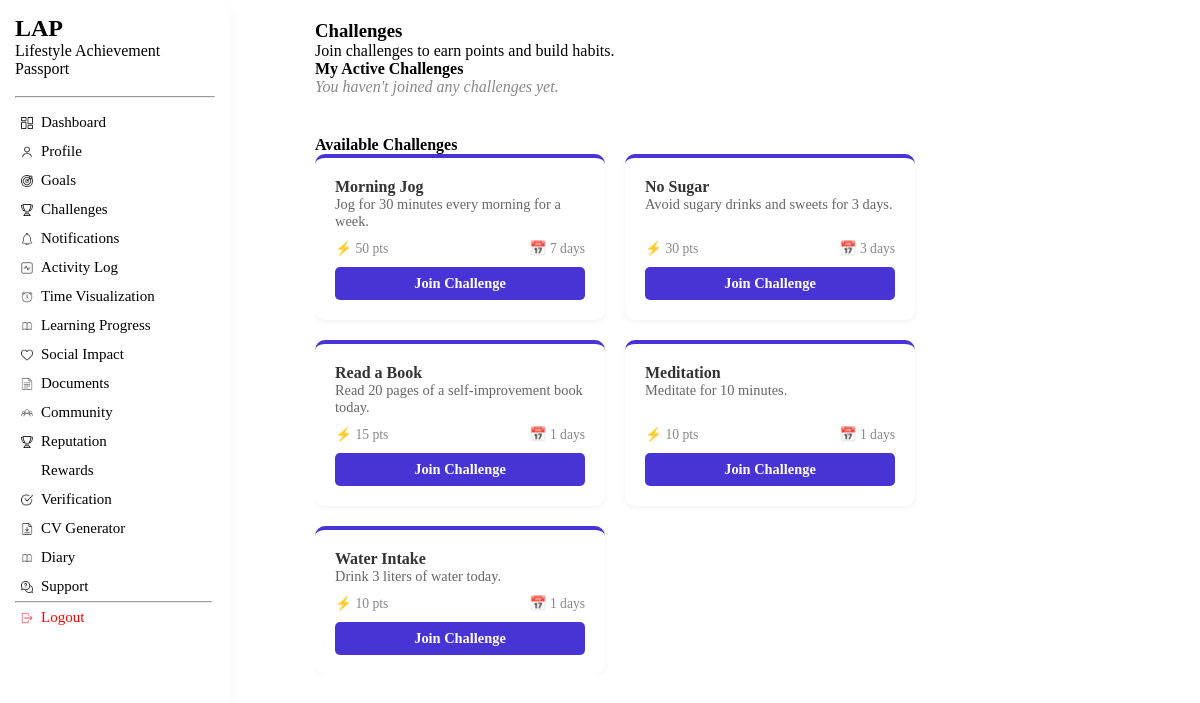
Screenshot of /views/challenges.php (signed in) with the database file from the repository.
### tables this page shows
CREATE TABLE `challenges` (
  `id` int(11) NOT NULL AUTO_INCREMENT,
  `title` varchar(255) NOT NULL,
  `description` text DEFAULT NULL,
  `points_reward` int(11) NOT NULL DEFAULT 10,
  `duration_days` int(11) NOT NULL DEFAULT 1,
  `created_at` timestamp NOT NULL DEFAULT current_timestamp(),
  PRIMARY KEY (`id`)
);

### models/userModel.php (called while the page is built, shortened)
<?php
function getUserInfo($email)
{
    $con = getConnection();
    $sql = "select * from users where email='{$email}'";
    $result = mysqli_query($con, $sql);
    $user = mysqli_fetch_assoc($result);
    return $user;
}
?>

### models/challengeModel.php (called while the page is built, shortened)
<?php
function getAvailableChallenges($userId)
{
    $con = getConnection();
    $sql = "SELECT * FROM challenges WHERE id NOT IN (SELECT challenge_id FROM user_challenges WHERE user_id='$userId' AND status='Joined')";
    $result = mysqli_query($con, $sql);
    $challenges = [];
    while ($row = mysqli_fetch_assoc($result)) {
        $challenges[] = $row;
    }
    return $challenges;
}

### views/challenges.php (the view, shortened to what this page needs)
<?php
require_once('../models/userModel.php');
require_once('../models/challengeModel.php');
$email = $_SESSION['email'];
$user = getUserInfo($email);
$userId = $user['id'];
$activeChallenges = getUserChallenges($userId);
$availableChallenges = getAvailableChallenges($userId);
?>
<!DOCTYPE html>
<html lang="en">
<head>
    <link rel="stylesheet" href="../assets/css/style.css" />
    <link rel="stylesheet" href="../assets/css/menuStyle.css" />
    <link rel="stylesheet" href="../assets/css/challenges.css" />
</head>
<body>
    <div class="flex">
        <div class="menubar">
            <?php require_once "menubar.php"; ?>
        </div>
        <div class="container">
            <div style="width: 800px;">
                <h3>Challenges</h3>
                <p>Join challenges to earn points and build habits.</p>
                <div class="challenge-section">
                    <h4>My Active Challenges</h4>
                    <?php if (empty($activeChallenges)): ?>
                        <p style="color:#888; font-style:italic;">You haven't joined any challenges yet.</p>
                    <?php endif; ?>
                </div>
                <div class="challenge-section">
                    <h4>Available Challenges</h4>
                    <div class="challenge-grid">
                        <?php foreach ($availableChallenges as $c): ?>
                            <div class="challenge-card">
                                <div>
                                    <h4><?= htmlspecialchars($c['title']) ?></h4>
                                    <p><?= htmlspecialchars($c['description']) ?></p>
                                </div>
                                <div>
                                    <div class="challenge-meta">
                                        <span>⚡ <?= $c['points_reward'] ?> pts</span>
                                        <span>📅 <?= $c['duration_days'] ?> days</span>
                                    </div>
                                    <a href="../controllers/challengeController.php?join=<?= $c['id'] ?>"
                                        class="challenge-btn btn-join"
                                        onclick="handleChallengeAction(event, this.href, 'join')">Join Challenge</a>
                                </div>
                            </div>
                        <?php endforeach; ?>
                    </div>
                </div>
            </div>
        </div>
    </div>
</body>
</html>

### views/menubar.php (shortened to what this page needs)
<nav class="sidebar">
  <h1>LAP</h1>
  <p>Lifestyle Achievement <br />Passport</p>
  <br />
  <hr />
  <div class="mentuItems">
    <a href="../views/personalized_dashboard.php"><img src="../assets/menuImages/dashboard.png" alt=""
        class="icons" />Dashboard</a>
    <a href="../views/profilemanagement.php"><img src="../assets/menuImages/user.png" alt="" class="icons" />Profile</a>
    <a href="../views/goals.php"><img src="../assets/menuImages/goal.png" alt="" class="icons" />Goals</a>
    <a href="../views/challenges.php"><img src="../assets/menuImages/trophy.png" alt="" class="icons" />Challenges</a>
    <a href="../views/notifications.php">
      <img src="../assets/menuImages/notification.png" alt="" class="icons" />
      Notifications
    </a>
    <a href="../views/activity_log.php"><img src="../assets/menuImages/activity.png" alt="" class="icons" />Activity
      Log</a>
    <a href="../views/time_visualization.php"><img src="../assets/menuImages/time.png" alt="" class="icons" />Time
      Visualization</a>
    <a href="../views/learning_progress.php"><img src="../assets/menuImages/book.png" alt="" class="icons" />Learning
      Progress</a>
    <a href="../views/social_impact.php"><img src="../assets/menuImages/heart.png" alt="" class="icons" />Social
      Impact</a>
    <a href="../views/document.php"><img src="../assets/menuImages/file.png" alt="" class="icons" />Documents</a>
    <a href="../views/community.php"><img src="../assets/menuImages/community.png" alt="" class="icons" />Community</a>
    <a href="../views/reputation.php"><img src="../assets/menuImages/trophy.png" alt="" class="icons" />Reputation</a>
    <a href="../views/rewards.php"><img src="../assets/menuImages/star.png" alt="" class="icons" />Rewards</a>
    <a href="../views/verification.php"><img src="../assets/menuImages/checkmark.png" alt=""
        class="icons" />Verification</a>
    <a href="../views/cv_generator.php"><img src="../assets/menuImages/cv.png" alt="" class="icons" />CV
      Generator</a>
      <a href="../views/diary.php"><img src="../assets/menuImages/book.png" alt="" class="icons" />Diary</a>
    <a href="../views/support.php"><img src="../assets/menuImages/support.png" alt="" class="icons" />Support</a>
    <div class="logout">
      <hr />
      <a href="../controllers/logout.php"><img src="../assets/menuImages/logout.png" alt="" class="icons" />
        <span style="color: red">Logout</span>
      </a>
    </div>
  </div>
</nav>

### assets/css/style.css (style rules this page uses)
.flex { display: flex; }
.container { padding-top: 20px; padding-bottom: 10px; margin: 0 auto; height: 100vh; overflow-y: auto; }

### assets/css/menuStyle.css (style rules this page uses)
* { font-family: Cambria, Cochin, Georgia, serif; margin: 0; padding: 0; overflow-x: hidden; }
.menubar { box-shadow: 0 10px 15px rgb(0, 0, 0, 0.05); }
.mentuItems { margin-top: 10px; display: flex; flex-direction: column; }
.mentuItems a { display: flex; align-items: center; text-decoration: none; color: black; padding: 6px; font-size: 15px; }
.sidebar { width: 200px; height: 100vh; background-color: white; padding: 15px; padding-bottom: 0px; margin-bottom: 0px; }
.logout { width: 197px; bottom: 10px; }
.icons { width: 12px; height: 12px; margin-right: 8px; }

### assets/css/challenges.css (style rules this page uses)
.challenge-section { margin-bottom: 40px; }
.challenge-grid { display: flex; flex-wrap: wrap; gap: 20px; }
.challenge-card { background: #fff; border-radius: 10px; padding: 20px; width: 250px; box-shadow: 0 2px 5px rgba(0, 0, 0, 0.05); display: flex; flex-direction: column; justify-content: space-between; border-top: 4px solid #4834d4; }
.challenge-card h4 { margin-top: 0; color: #333; }
.challenge-card p { font-size: 0.9em; color: #666; flex-grow: 1; }
.challenge-meta { font-size: 0.85em; color: #888; margin: 10px 0; display: flex; justify-content: space-between; }
.challenge-btn { display: block; text-align: center; padding: 8px; border-radius: 5px; text-decoration: none; font-weight: bold; font-size: 0.9em; }
.btn-join { background-color: #4834d4; color: white; }

### rows the page displays
challenges: title "Morning Jog", description "Jog for 30 minutes every morning for a week.", points_reward "50", duration_days "7"
challenges: title "No Sugar", description "Avoid sugary drinks and sweets for 3 days.", points_reward "30", duration_days "3"
challenges: title "Read a Book", description "Read 20 pages of a self-improvement book today.", points_reward "15", duration_days "1"
challenges: title "Meditation", description "Meditate for 10 minutes.", points_reward "10", duration_days "1"
challenges: title "Water Intake", description "Drink 3 liters of water today.", points_reward "10", duration_days "1"
